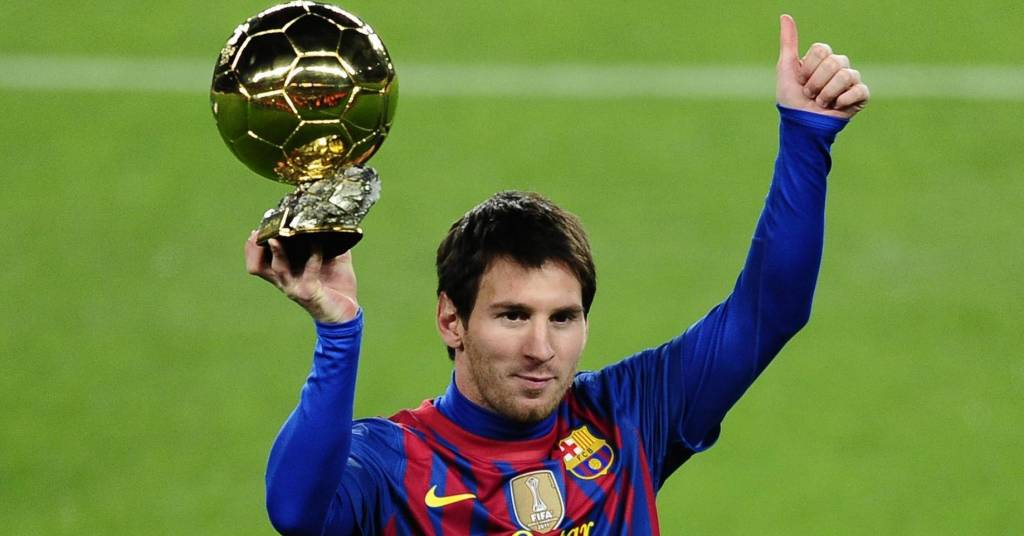
#> input picture ballondor.jpg, 1024 x 536 px
$ python task2.py
#> lines starting #> are read from the running program, lines starting #| are printed output that depends on the picture
#Accessing each pixal in an image(2darray)

import cv2;

img = cv2.imread('ballondor.jpg');
#> img is the input picture: shape (536, 1024, 3); mean B, G, R 67.6, 130.4, 106.1
gcImg = cv2.cvtColor(img, cv2.COLOR_BGR2GRAY);
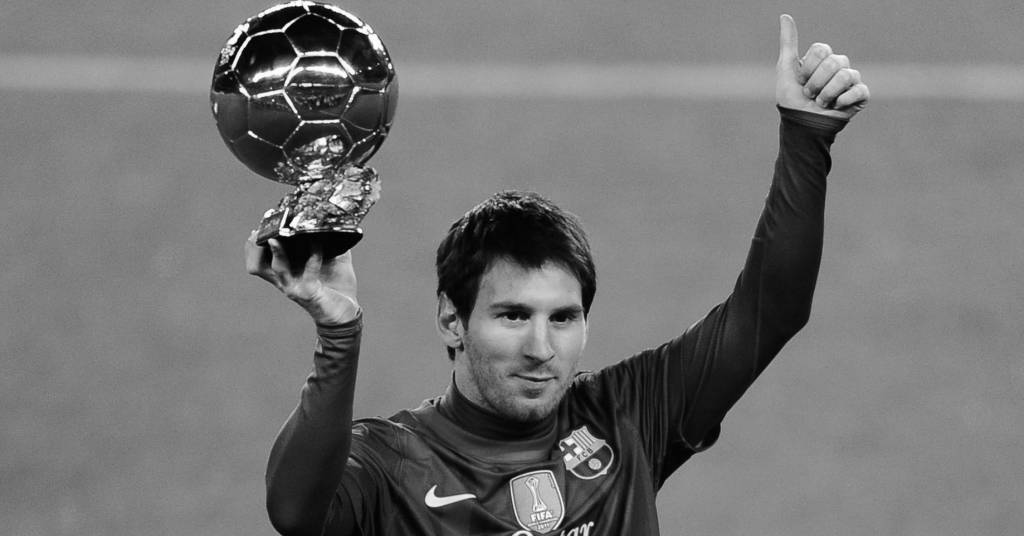
#> gcImg: shape (536, 1024); min 0, max 255, mean 116

for i in range(len(gcImg)):
    for j in range(len(gcImg[i])):
        gcImg[i][j] = gcImg[i][j] ** 2;
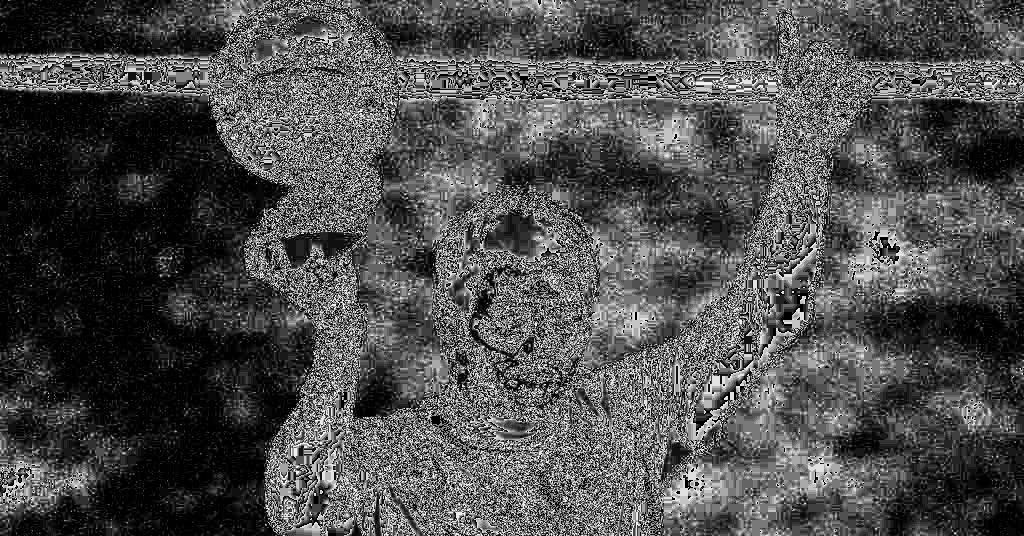
#> gcImg: shape (536, 1024); min 0, max 249, mean 77.3


cv2.imshow('image',gcImg);
cv2.waitKey(0);
cv2.destroyAllWindows();
